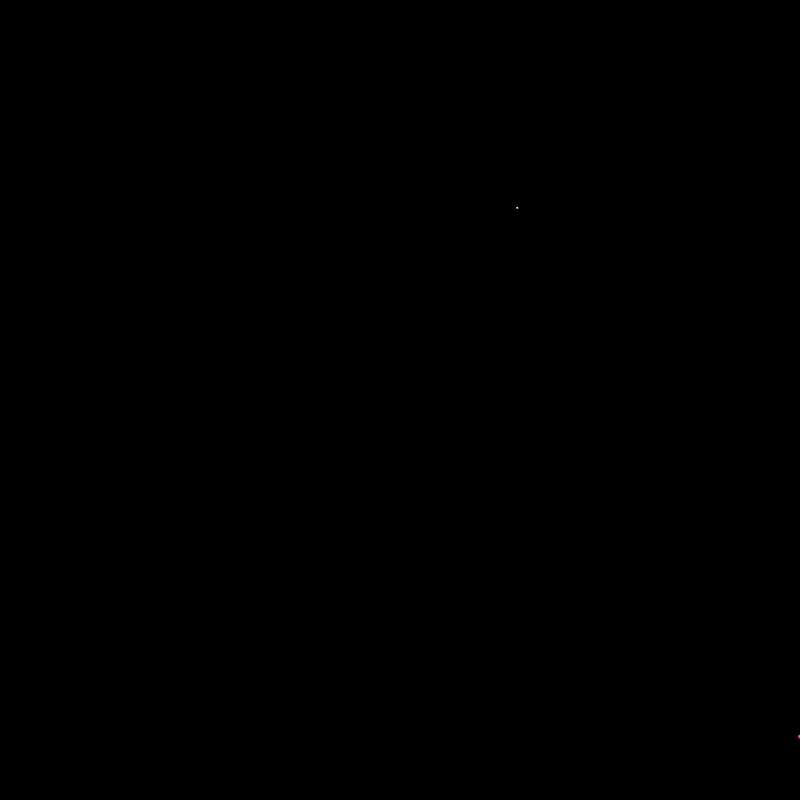
Frame 1 (no input)
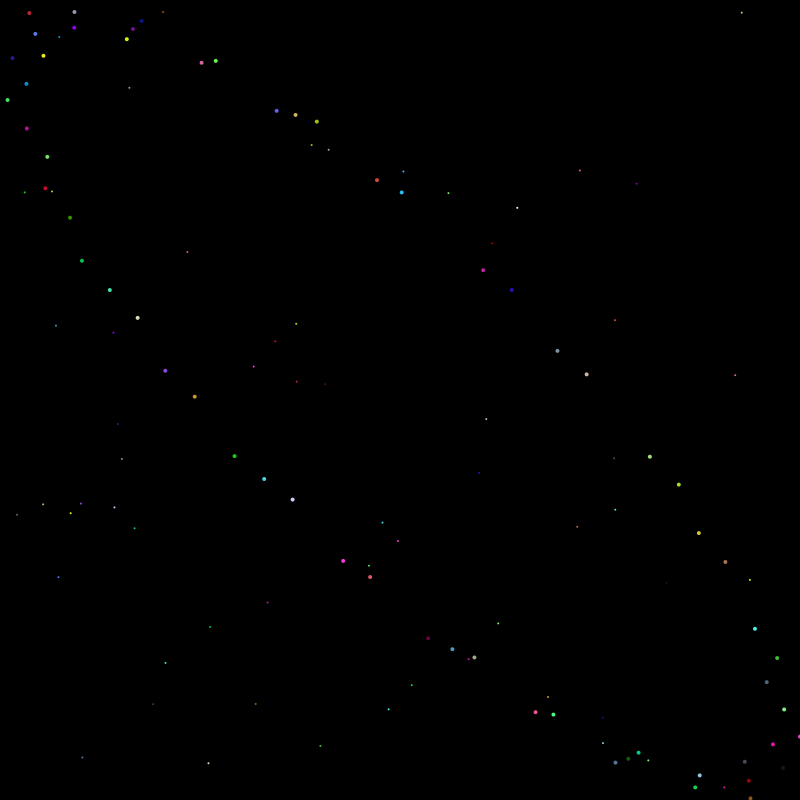
Frame 60 (the mouse pressed at the canvas centre just before this capture)
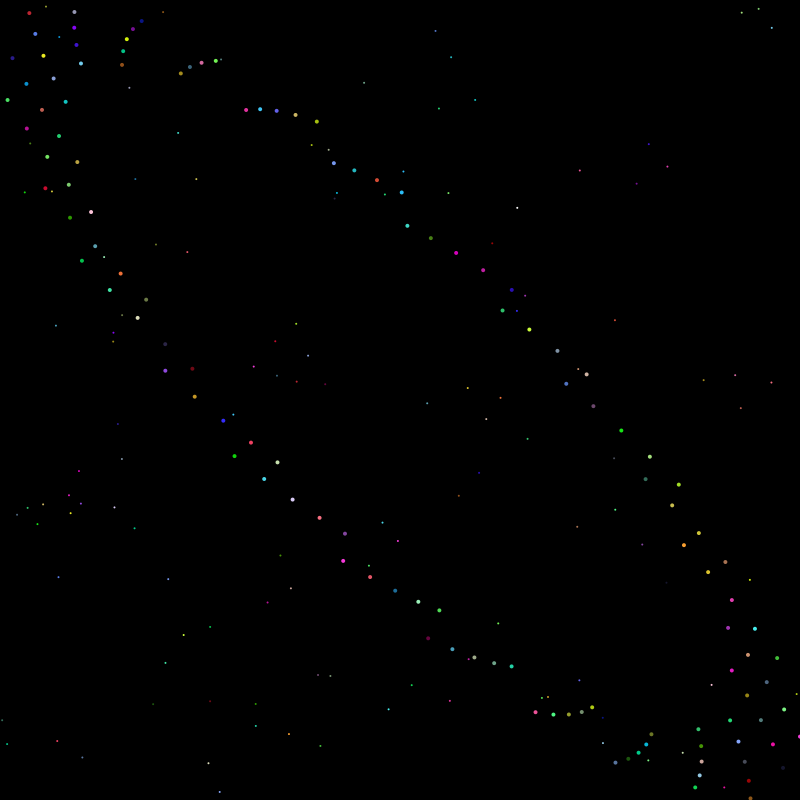
Frame 120 (the mouse held since frame 60 and released just before this capture)

The Processing sketch that drew these frames (run headless with seeded random() and noise(); from frame 60 on, the mouse is pressed at the canvas centre):

// Processing sketch: Week_13_Homework
// ── Week_13_Homework.pde
//ArrayList<class> name = new ArrayList<class>();
ArrayList<Circle> circles = new ArrayList<Circle>();

void setup()
{
  background(0);    //Background color = black
  size (800, 800);  //Canvas size
  noStroke();       //No outline
 
  //Circle(float s, float r, float a, float o, float sc, float speed0)
  circles.add(new Circle(4, 0.0, width/2, width/2, 0.5));
} 

void draw()
{
  stars();    //Calling stars function
  
  for(Circle c : circles)    //for(each Circle (name) : in the arrayList)
  {
    c.display();    //Calling display from class
    c.spin();       //Calling spin from class
  }
}

void stars()
{
  ellipse(random(0, width), random(0, height), 2, 2);      //Random small ellipses
  fill(random(0, 255), random(0, 255), random(0, 255));    //Random fill color
}

// ── Circles.pde
class Circle
{
  //Defining variables
  float size, offset, scalar;
  float angle;
  float speed;
  
  //Initialization function - initializes each object
  Circle(float s, float a, float o, float sc, float speed0)
  {
    //Passing values as parameters
    size = s;
    angle = a;
    offset = o;
    scalar = sc;
    speed = speed0;
  }
  
  void display()
  {
    float x = offset + cos(angle) * scalar;      //X position = offset + cos(angle) (cos = a/h - usually starts at -1 or 1) * the position
    float y = offset + sin(angle+1) * scalar;    //Y position = offset + sin(angle) (sin = o/h - usually starts at 0) * the position
    ellipse(x, y, size, size);                   //Ellipse shape
  }
  
  void spin()
  {
    angle += speed;    //Rate of spin
    scalar -= 0.6;     //Spin decrease(cirlce will decrease)
    
    if(scalar <= 100)   //Circle decreases until 100 then goes back to width/2 (the outer circle)
    {
      scalar = width/2;
    }
  } 
}
